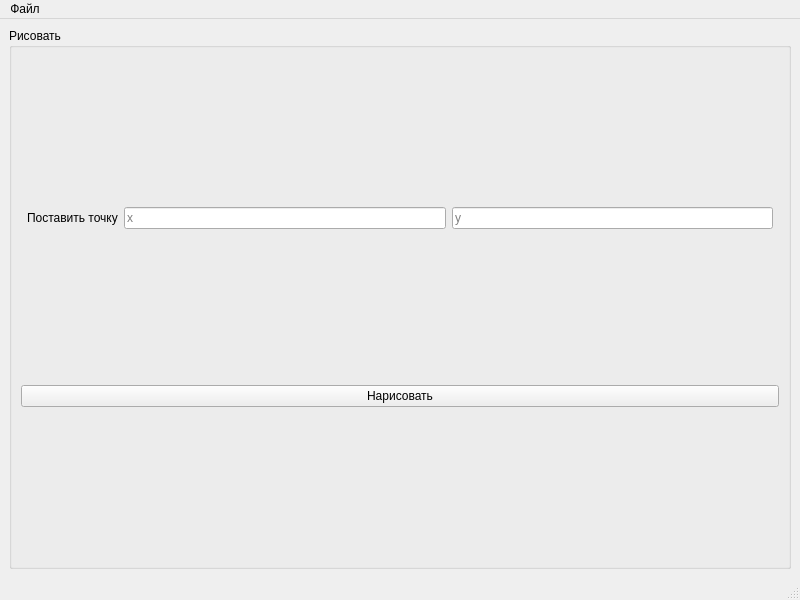
<?xml version="1.0" encoding="UTF-8"?>
<ui version="4.0">
 <class>MainWindow</class>
 <widget class="QMainWindow" name="MainWindow">
  <property name="geometry">
   <rect>
    <x>0</x>
    <y>0</y>
    <width>800</width>
    <height>600</height>
   </rect>
  </property>
  <property name="windowTitle">
   <string>MainWindow</string>
  </property>
  <widget class="QWidget" name="centralwidget">
   <layout class="QGridLayout" name="gridLayout">
    <item row="0" column="0">
     <layout class="QHBoxLayout" name="horizontalLayout">
      <item>
       <widget class="QGroupBox" name="groupBox">
        <property name="title">
         <string>Рисовать</string>
        </property>
        <layout class="QGridLayout" name="gridLayout_3">
         <item row="2" column="0" colspan="5">
          <widget class="QPushButton" name="drawButton">
           <property name="text">
            <string>Нарисовать</string>
           </property>
          </widget>
         </item>
         <item row="1" column="3">
          <widget class="QLineEdit" name="pyLE">
           <property name="placeholderText">
            <string>y</string>
           </property>
          </widget>
         </item>
         <item row="1" column="2">
          <widget class="QLineEdit" name="pxLE">
           <property name="placeholderText">
            <string>x</string>
           </property>
          </widget>
         </item>
         <item row="1" column="1">
          <widget class="QLabel" name="pointLabel">
           <property name="text">
            <string>Поставить точку</string>
           </property>
          </widget>
         </item>
        </layout>
       </widget>
      </item>
     </layout>
    </item>
   </layout>
  </widget>
  <widget class="QMenuBar" name="menubar">
   <property name="geometry">
    <rect>
     <x>0</x>
     <y>0</y>
     <width>800</width>
     <height>30</height>
    </rect>
   </property>
   <widget class="QMenu" name="menu">
    <property name="title">
     <string>Файл</string>
    </property>
    <addaction name="clearCanvasAction"/>
    <addaction name="clearPointsAction"/>
    <addaction name="separator"/>
    <addaction name="undoAction"/>
   </widget>
   <addaction name="menu"/>
  </widget>
  <widget class="QStatusBar" name="statusbar"/>
  <action name="clearCanvasAction">
   <property name="text">
    <string>Очистить холст</string>
   </property>
  </action>
  <action name="clearCirclesAction">
   <property name="text">
    <string>Очистить поля &quot;Окружности&quot;</string>
   </property>
  </action>
  <action name="clearPointsAction">
   <property name="text">
    <string>Очистить поля &quot;Поставить точку&quot;</string>
   </property>
  </action>
  <action name="undoAction">
   <property name="text">
    <string>Отменить действие</string>
   </property>
  </action>
 </widget>
 <resources/>
 <connections/>
</ui>
